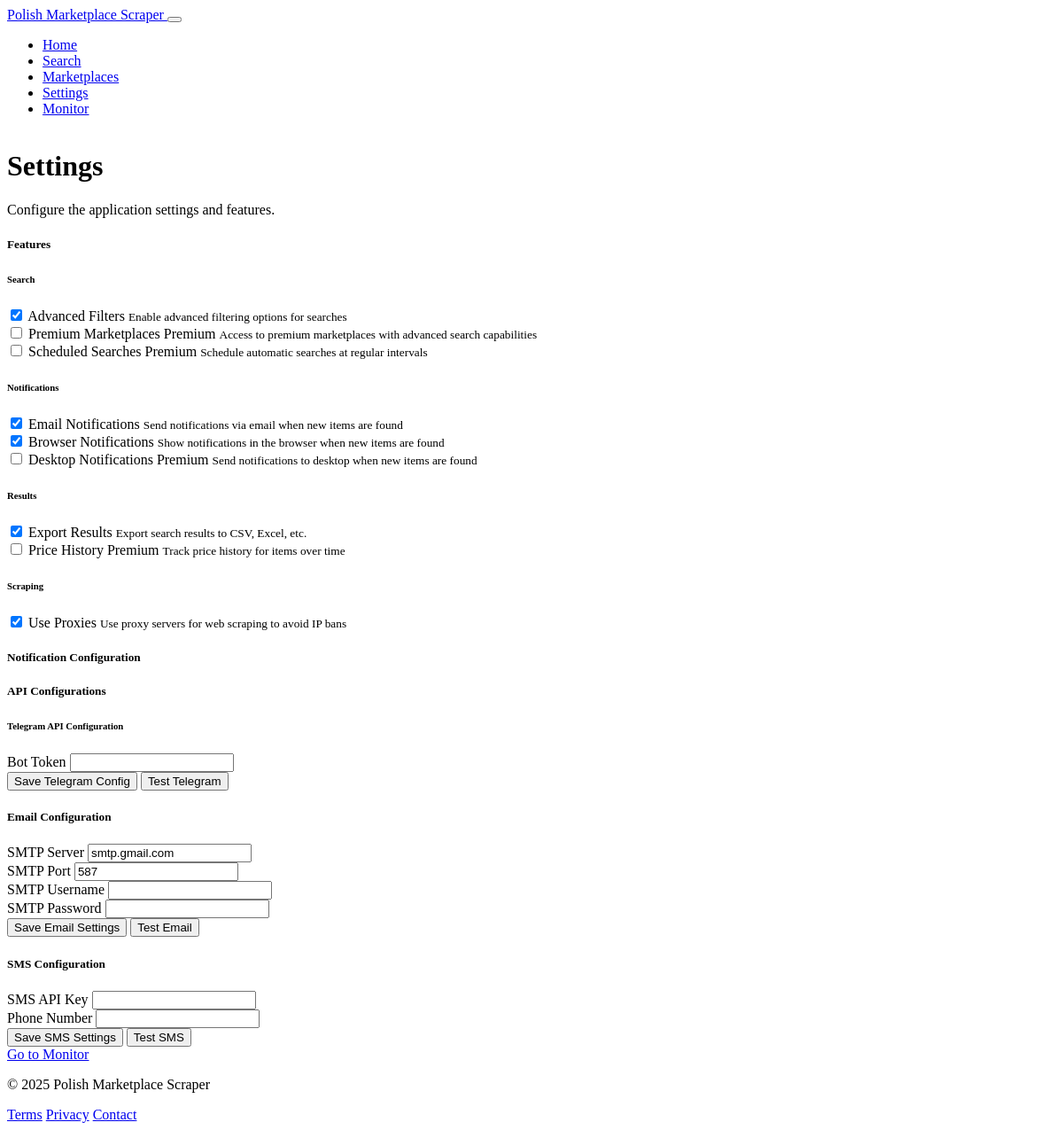
The page /settings on the database its author committed.
### models.py (models this page shows, shortened)
class Feature(db.Model):
    id = db.Column(db.Integer, primary_key=True)
    name = db.Column(db.String(64), unique=True, nullable=False)
    display_name = db.Column(db.String(100), nullable=False)
    description = db.Column(db.Text, nullable=True)
    is_enabled = db.Column(db.Boolean, default=False)
    is_premium = db.Column(db.Boolean, default=False)
    category = db.Column(db.String(50), default='general')

### routes.py (the view)
@app.route('/settings')
def settings():
    features = Feature.query.order_by(Feature.category).all()
    feature_categories = set([f.category for f in features])
    email_config = EmailConfig.query.first()
    telegram_config = APIConfig.query.filter_by(service_type='telegram', is_active=True).first()
    return render_template(
        'settings.html',
        title='Settings',
        features=features,
        feature_categories=feature_categories,
        email_config=email_config,
        telegram_config=telegram_config
    )

### routes.py (called while the page is built)
@app.context_processor
def utility_processor():
    def format_datetime(dt):
        """Format datetime for display"""
        if not dt:
            return "N/A"
        return dt.strftime("%Y-%m-%d %H:%M")
    def format_price(price, currency="PLN"):
        """Format price for display"""
        if not price:
            return "N/A"
        return f"{price:.2f} {currency}"
    def is_feature_enabled(feature_name):
        """Check if a feature is enabled"""
        return Feature.is_feature_enabled(feature_name)
    def get_unread_notifications_count():
        return Notification.query.filter_by(is_read=False).count()
    return dict(
        format_datetime=format_datetime,
        format_price=format_price,
        is_feature_enabled=is_feature_enabled,
        get_unread_notifications_count=get_unread_notifications_count
    )

### templates/settings.html (shortened to what this page needs)
{% extends "base.html" %}
{% block content %}
<div class="container mt-4">
    <div class="row mb-4">
        <div class="col">
            <h1>Settings</h1>
            <p class="lead">Configure the application settings and features.</p>
        </div>
    </div>
    <div class="row">
        <div class="col-md-6">
            <div class="card mb-4">
                <div class="card-header">
                    <h5 class="card-title mb-0">Features</h5>
                </div>
                <div class="card-body">
                    {% for category in feature_categories %}
                    <h6 class="border-bottom pb-2 mb-3">{{ category.capitalize() }}</h6>
                    <div class="mb-4">
                        {% for feature in features if feature.category == category %}
                        <div class="form-check form-switch mb-2">
                            <input class="form-check-input feature-toggle" type="checkbox" role="switch"
                                   id="feature-{{ feature.name }}" {% if feature.is_enabled %}checked{% endif %}
                                   data-feature-id="{{ feature.id }}">
                            <label class="form-check-label" for="feature-{{ feature.name }}">
                                {{ feature.display_name }}
                                {% if feature.is_premium %}
                                <span class="badge bg-warning text-dark">Premium</span>
                                {% endif %}
                            </label>
                            {% if feature.description %}
                            <small class="form-text text-muted d-block">{{ feature.description }}</small>
                            {% endif %}
                        </div>
                        {% endfor %}
                    </div>
                    {% endfor %}
                </div>
            </div>
        </div>
        <div class="col-md-6">
            <div class="card">
                <div class="card-header">
                    <h5 class="card-title mb-0">Notification Configuration</h5>
                </div>
                <div class="card-body">
                    <h5 class="card-title">API Configurations</h5>
                    <div class="mb-4">
                        <h6>Telegram API Configuration</h6>
                        <form id="telegramConfigForm">
                            <div class="mb-3">
                                <label class="form-label">Bot Token</label>
                                <input type="password" class="form-control" name="telegram_token" required>
                            </div>
                            <button type="submit" class="btn btn-primary">Save Telegram Config</button>
                            <button type="button" onclick="testTelegram()" class="btn btn-secondary">Test Telegram</button>
                        </form>
                    </div>
                    <h5 class="card-title">Email Configuration</h5>
                    <form id="emailConfigForm" class="mb-4">
                        <div class="mb-3">
                            <label class="form-label">SMTP Server</label>
                            <input type="text" class="form-control" name="smtp_server" value="smtp.gmail.com">
                        </div>
                        <div class="mb-3">
                            <label class="form-label">SMTP Port</label>
                            <input type="number" class="form-control" name="smtp_port" value="587">
                        </div>
                        <div class="mb-3">
                            <label class="form-label">SMTP Username</label>
                            <input type="email" class="form-control" name="smtp_username">
                        </div>
                        <div class="mb-3">
                            <label class="form-label">SMTP Password</label>
                            <input type="password" class="form-control" name="smtp_password">
                        </div>
                        <button type="submit" class="btn btn-primary">Save Email Settings</button>
                        <button type="button" class="btn btn-secondary" onclick="testEmail()">Test Email</button>
                    </form>
                    <h5>SMS Configuration</h5>
                    <form id="smsConfigForm">
                        <div class="mb-3">
                            <label class="form-label">SMS API Key</label>
                            <input type="text" class="form-control" name="sms_api_key">
                        </div>
                        <div class="mb-3">
                            <label class="form-label">Phone Number</label>
                            <input type="tel" class="form-control" name="phone_number">
                        </div>
                        <button type="submit" class="btn btn-primary">Save SMS Settings</button>
                        <button type="button" class="btn btn-secondary" onclick="testSMS()">Test SMS</button>
                    </form>
                </div>
            </div>
        </div>
    </div>
</div>
<a href="/monitor" class="btn btn-primary mt-3">Go to Monitor</a>
{% endblock %}

### static/css/style.css (style rules this page uses)
body { display: flex; flex-direction: column; min-height: 100vh; }
.container { max-width: 1200px; }
.card { border-radius: 8px; transition: transform 0.2s, box-shadow 0.2s; }

### rows shown on the page
Feature: capitalize "Search", is_enabled "☑", display_name "Advanced Filters", description "Enable advanced filtering options for searches"
Feature: display_name "Premium Marketplaces", is_premium "Premium", description "Access to premium marketplaces with advanced search capabilities"
Feature: display_name "Scheduled Searches", is_premium "Premium", description "Schedule automatic searches at regular intervals"
Feature: capitalize "Notifications", is_enabled "☑", display_name "Email Notifications", description "Send notifications via email when new items are found"
Feature: is_enabled "☑", display_name "Browser Notifications", description "Show notifications in the browser when new items are found"
Feature: display_name "Desktop Notifications", is_premium "Premium", description "Send notifications to desktop when new items are found"
Feature: capitalize "Results", is_enabled "☑", display_name "Export Results", description "Export search results to CSV, Excel, etc."
Feature: display_name "Price History", is_premium "Premium", description "Track price history for items over time"
Feature: capitalize "Scraping", is_enabled "☑", display_name "Use Proxies", description "Use proxy servers for web scraping to avoid IP bans"
